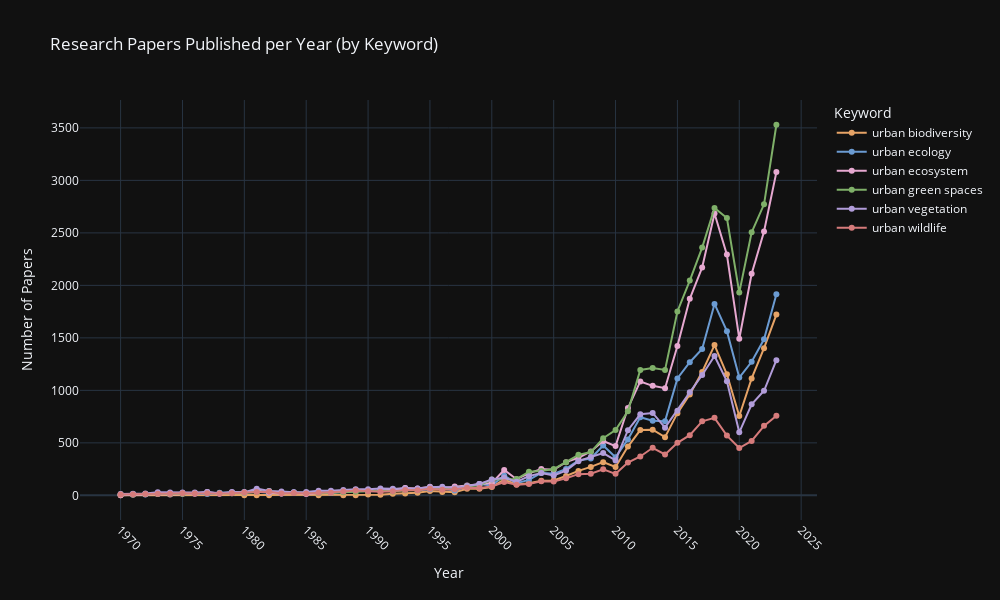

Write notebook code for a chart like this one.
### Markdown cell above
We see a clear trend, where research volume quickly grows over the years. A curious data point happens around 2020, with a sharp drop in papers published, likely linked to the COVID pandemic, with numbers quickly picking up right after, following a similar slope as before.

  

That being said, the same trend can be observed for ecology as a whole. That is, scientific research is increasing in its totality, not only in urban environments. Although, looking at the latest data, urban research seem to be catching up, which could mean we might see just as many studies in cities as in more natural environments. Another possibility for that trend could be a result of the pandemic, where the scientific community started showing greater interest in urban environments post COVID, but that interst could decrease with time.

  

Although these are just guesses, and only with time we'll be able to confirm or refute either hypothesis.We see a clear trend, where research volume quickly grows over the years. A curious data point happens around 2020, with a sharp drop in papers published, likely linked to the COVID pandemic, with numbers quickly picking up right after, following a similar slope as before.

### Code cell
fig = px.line(
    df_keywords,
    x='year',
    y='paper_count',
    color='search_keyword',
    color_discrete_map=color_map,
    title='Research Papers Published per Year (by Keyword)',
    markers=True,
)

fig.update_layout(
    xaxis_title='Year',
    yaxis_title='Number of Papers',
    legend_title='Keyword',
    font=dict(size=12),
    width=1000,
    height=600,
    template='plotly_dark',
    xaxis=dict(showgrid=True,
               dtick=5,
               tickangle=45),
    yaxis=dict(showgrid=True),
)

fig.show()

### Figure 1 — Plotly figure (JSON) as saved in the notebook; plotly's stock layout.template omitted (floating-point values rounded to 4 significant figures)
{"data": [{"hovertemplate": "search_keyword=urban biodiversity<br>year=%{x}<br>paper_count=%{y}<extra></extra>", "legendgroup": "urban biodiversity", "line": {"color": "#E6A366", "dash": "solid"}, "marker": {"symbol": "circle"}, "mode": "lines+markers", "name": "urban biodiversity", "orientation": "v", "showlegend": true, "type": "scatter", "x": [1970, 1980, 1981, 1982, 1986, 1988, 1989, 1990, 1991, 1992, 1993, 1994, 1995, 1996, 1997, 1998, 1999, 2000, 2001, 2002, 2003, 2004, 2005, 2006, 2007, 2008, 2009, 2010, 2011, 2012, 2013, 2014, 2015, 2016, 2017, 2018, 2019, 2020, 2021, 2022, 2023], "xaxis": "x", "y": [1, 1, 1, 1, 1, 1, 1, 8, 5, 16, 18, 26, 41, 33, 30, 63, 62, 80, 151, 103, 116, 140, 141, 184, 233, 271, 316, 270, 465, 622, 625, 554, 783, 961, 1175, 1431, 1153, 756, 1114, 1402, 1722], "yaxis": "y"}, {"hovertemplate": "search_keyword=urban ecology<br>year=%{x}<br>paper_count=%{y}<extra></extra>", "legendgroup": "urban ecology", "line": {"color": "#6B9BD2", "dash": "solid"}, "marker": {"symbol": "circle"}, "mode": "lines+markers", "name": "urban ecology", "orientation": "v", "showlegend": true, "type": "scatter", "x": [1970, 1971, 1972, 1973, 1974, 1975, 1976, 1977, 1978, 1979, 1980, 1981, 1982, 1983, 1984, 1985, 1986, 1987, 1988, 1989, 1990, 1991, 1992, 1993, 1994, 1995, 1996, 1997, 1998, 1999, 2000, 2001, 2002, 2003, 2004, 2005, 2006, 2007, 2008, 2009, 2010, 2011, 2012, 2013, 2014, 2015, 2016, 2017, 2018, 2019, 2020, 2021, 2022, 2023], "xaxis": "x", "y": [7, 15, 9, 17, 17, 18, 19, 14, 25, 28, 33, 34, 24, 18, 29, 18, 24, 24, 33, 43, 41, 43, 48, 70, 49, 59, 65, 46, 83, 109, 95, 189, 115, 147, 214, 205, 252, 333, 351, 475, 364, 533, 744, 711, 707, 1114, 1268, 1394, 1823, 1564, 1122, 1272, 1486, 1915], "yaxis": "y"}, {"hovertemplate": "search_keyword=urban ecosystem<br>year=%{x}<br>paper_count=%{y}<extra></extra>", "legendgroup": "urban ecosystem", "line": {"color": "#E6A8D0", "dash": "solid"}, "marker": {"symbol": "circle"}, "mode": "lines+markers", "name": "urban ecosystem", "orientation": "v", "showlegend": true, "type": "scatter", "x": [1970, 1971, 1972, 1973, 1974, 1975, 1976, 1977, 1978, 1979, 1980, 1981, 1982, 1983, 1984, 1985, 1986, 1987, 1988, 1989, 1990, 1991, 1992, 1993, 1994, 1995, 1996, 1997, 1998, 1999, 2000, 2001, 2002, 2003, 2004, 2005, 2006, 2007, 2008, 2009, 2010, 2011, 2012, 2013, 2014, 2015, 2016, 2017, 2018, 2019, 2020, 2021, 2022, 2023], "xaxis": "x", "y": [1, 6, 10, 13, 9, 15, 16, 31, 15, 27, 29, 49, 28, 18, 27, 12, 25, 24, 35, 53, 46, 43, 56, 71, 65, 81, 70, 84, 94, 107, 117, 242, 154, 210, 252, 243, 316, 358, 418, 518, 469, 832, 1085, 1043, 1021, 1423, 1872, 2170, 2685, 2293, 1492, 2111, 2514, 3079], "yaxis": "y"}, {"hovertemplate": "search_keyword=urban green spaces<br>year=%{x}<br>paper_count=%{y}<extra></extra>", "legendgroup": "urban green spaces", "line": {"color": "#7FB069", "dash": "solid"}, "marker": {"symbol": "circle"}, "mode": "lines+markers", "name": "urban green spaces", "orientation": "v", "showlegend": true, "type": "scatter", "x": [1970, 1971, 1972, 1973, 1974, 1975, 1976, 1977, 1978, 1979, 1980, 1981, 1982, 1983, 1984, 1985, 1986, 1987, 1988, 1989, 1990, 1991, 1992, 1993, 1994, 1995, 1996, 1997, 1998, 1999, 2000, 2001, 2002, 2003, 2004, 2005, 2006, 2007, 2008, 2009, 2010, 2011, 2012, 2013, 2014, 2015, 2016, 2017, 2018, 2019, 2020, 2021, 2022, 2023], "xaxis": "x", "y": [10, 8, 13, 16, 13, 16, 22, 20, 20, 20, 22, 32, 42, 24, 26, 25, 21, 26, 29, 35, 38, 44, 37, 48, 50, 72, 62, 66, 90, 93, 152, 157, 155, 225, 231, 250, 315, 386, 412, 544, 622, 800, 1195, 1213, 1195, 1752, 2046, 2360, 2738, 2642, 1931, 2506, 2772, 3530], "yaxis": "y"}, {"hovertemplate": "search_keyword=urban vegetation<br>year=%{x}<br>paper_count=%{y}<extra></extra>", "legendgroup": "urban vegetation", "line": {"color": "#B19CD9", "dash": "solid"}, "marker": {"symbol": "circle"}, "mode": "lines+markers", "name": "urban vegetation", "orientation": "v", "showlegend": true, "type": "scatter", "x": [1970, 1971, 1972, 1973, 1974, 1975, 1976, 1977, 1978, 1979, 1980, 1981, 1982, 1983, 1984, 1985, 1986, 1987, 1988, 1989, 1990, 1991, 1992, 1993, 1994, 1995, 1996, 1997, 1998, 1999, 2000, 2001, 2002, 2003, 2004, 2005, 2006, 2007, 2008, 2009, 2010, 2011, 2012, 2013, 2014, 2015, 2016, 2017, 2018, 2019, 2020, 2021, 2022, 2023], "xaxis": "x", "y": [14, 14, 18, 30, 28, 28, 27, 31, 20, 33, 27, 64, 41, 37, 30, 32, 45, 43, 51, 59, 57, 66, 62, 63, 65, 77, 83, 69, 88, 108, 152, 168, 129, 183, 213, 189, 236, 326, 366, 403, 333, 621, 772, 785, 645, 807, 981, 1146, 1327, 1086, 600, 867, 996, 1287], "yaxis": "y"}, {"hovertemplate": "search_keyword=urban wildlife<br>year=%{x}<br>paper_count=%{y}<extra></extra>", "legendgroup": "urban wildlife", "line": {"color": "#D67B7B", "dash": "solid"}, "marker": {"symbol": "circle"}, "mode": "lines+markers", "name": "urban wildlife", "orientation": "v", "showlegend": true, "type": "scatter", "x": [1970, 1971, 1972, 1973, 1974, 1975, 1976, 1977, 1978, 1979, 1980, 1981, 1982, 1983, 1984, 1985, 1986, 1987, 1988, 1989, 1990, 1991, 1992, 1993, 1994, 1995, 1996, 1997, 1998, 1999, 2000, 2001, 2002, 2003, 2004, 2005, 2006, 2007, 2008, 2009, 2010, 2011, 2012, 2013, 2014, 2015, 2016, 2017, 2018, 2019, 2020, 2021, 2022, 2023], "xaxis": "x", "y": [8, 11, 13, 15, 15, 19, 18, 19, 17, 19, 28, 31, 34, 18, 23, 17, 24, 25, 37, 47, 40, 35, 38, 52, 49, 64, 54, 59, 73, 70, 85, 127, 102, 109, 135, 131, 163, 202, 206, 249, 205, 312, 370, 453, 390, 500, 573, 705, 738, 569, 451, 518, 662, 758], "yaxis": "y"}], "layout": {"font": {"size": 12}, "height": 600, "legend": {"title": {"text": "Keyword"}, "tracegroupgap": 0}, "title": {"text": "Research Papers Published per Year (by Keyword)"}, "width": 1000, "xaxis": {"anchor": "y", "domain": [0, 1], "dtick": 5, "showgrid": true, "tickangle": 45, "title": {"text": "Year"}}, "yaxis": {"anchor": "x", "domain": [0, 1], "showgrid": true, "title": {"text": "Number of Papers"}}}}
